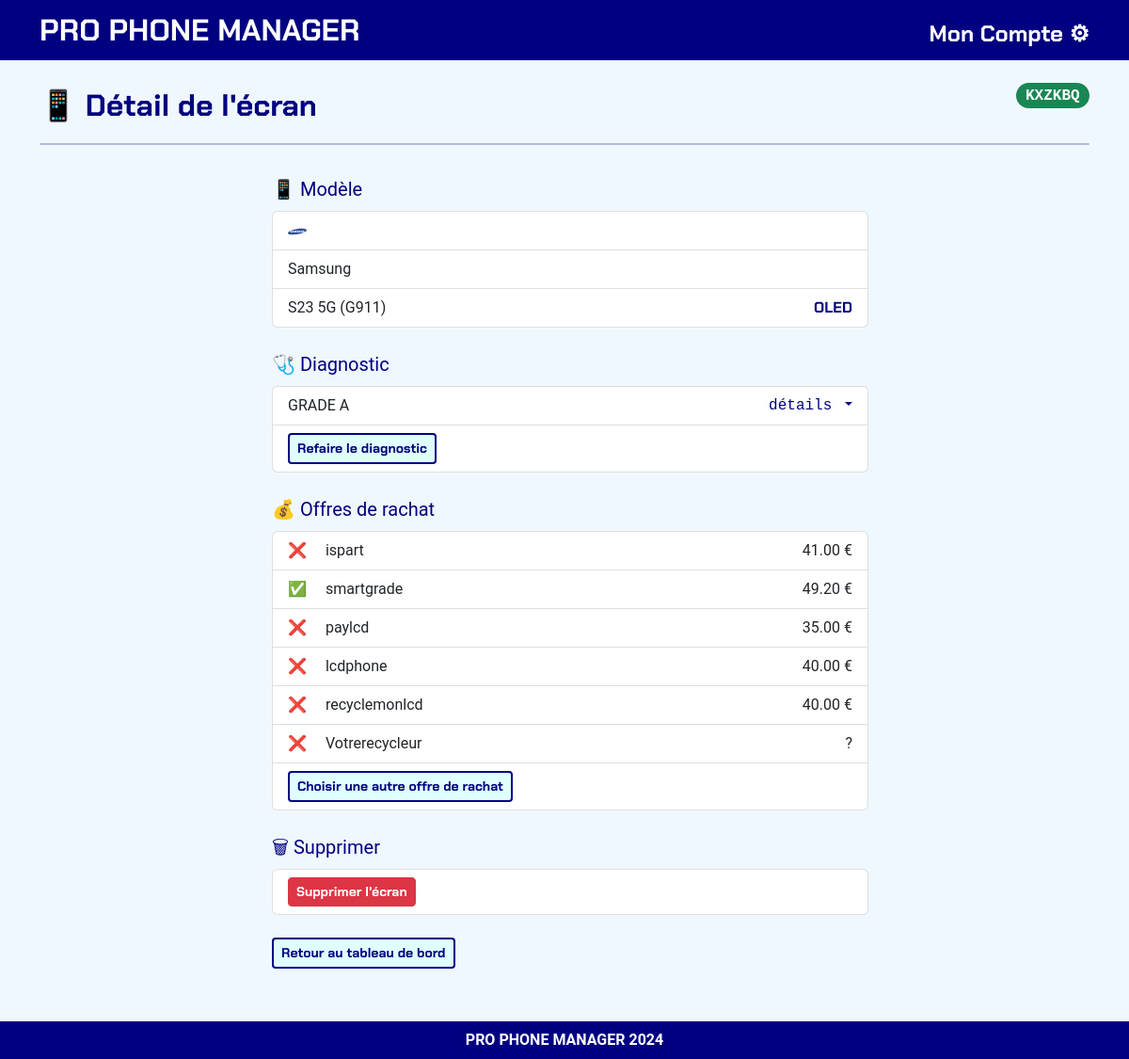
/brokenscreen/detail/KXZKBQ/ (signed in), run on the app's committed database.
### listings/models.py (models this page shows, shortened)
class BrokenScreen(models.Model):
    id = models.AutoField(primary_key=True)
    repairstore = models.ForeignKey(RepairStore, on_delete=models.CASCADE)
    uniquereference = models.OneToOneField(UniqueReference, on_delete=models.CASCADE)
    screenbrand = models.ForeignKey(ScreenBrand, on_delete=models.CASCADE)
    screenmodel = models.ForeignKey(ScreenModel, on_delete=models.CASCADE)
    diag_question_1 = models.TextField(null=True, blank=True)
    diag_question_2 = models.TextField(null=True, blank=True)
    diag_question_3 = models.TextField(null=True, blank=True)
    diag_question_4 = models.TextField(null=True, blank=True)
    diag_question_5 = models.TextField(null=True, blank=True)
    diag_question_6 = models.TextField(null=True, blank=True)
    diag_question_7 = models.TextField(null=True, blank=True)
    diag_question_8 = models.TextField(null=True, blank=True)
    diag_question_9 = models.TextField(null=True, blank=True)
    diag_question_10 = models.TextField(null=True, blank=True)
    diag_response_1 = models.BooleanField(null=True)
    diag_response_2 = models.BooleanField(null=True)
    diag_response_3 = models.BooleanField(null=True)
    diag_response_4 = models.BooleanField(null=True)
    diag_response_5 = models.BooleanField(null=True)
    diag_response_6 = models.BooleanField(null=True)
    diag_response_7 = models.BooleanField(null=True)
    diag_response_8 = models.BooleanField(null=True)
    diag_response_9 = models.BooleanField(null=True)
    diag_response_10 = models.BooleanField(null=True)
    is_diag_done = models.BooleanField(default=False)
    grade = models.CharField(
        max_length=20,
        choices=[
            ('', 'Select Grade'),
            ('A', 'A'),
            ('B', 'B'),
            ('C', 'C'),
            ('D', 'D'),
            ('E', 'E'),
            ('F', 'F'),
            ('G', 'G'),
            ('Fully Broken', 'Fully Broken'),
            ('Aftermarket', 'Aftermarket')
        ],
        default='EN ATTENTE',
    )
    quotations = models.ManyToManyField('RecyclerPricing', related_name='broken_screens')
    recycler = models.ForeignKey(Recycler, on_delete=models.SET_NULL, null=True, blank=True)
    is_attributed = models.BooleanField(default=False)
    price = models.DecimalField(max_digits=10, decimal_places=2, null=True, blank=True)
    is_packed = models.BooleanField(default=False)
    date_joined = models.DateTimeField(default=timezone.now)
    class Meta:
        ordering = ['-date_joined']
    def get_diag_questions_and_responses(self):
        questions_and_responses = [
            (1, getattr(self, 'diag_question_1', ''), getattr(self, 'diag_response_1', '')),
            (2, getattr(self, 'diag_question_2', ''), getattr(self, 'diag_response_2', '')),
            (3, getattr(self, 'diag_question_3', ''), getattr(self, 'diag_response_3', '')),
            (4, getattr(self, 'diag_question_4', ''), getattr(self, 'diag_response_4', '')),
            (5, getattr(self, 'diag_question_5', ''), getattr(self, 'diag_response_5', '')),
            (6, getattr(self, 'diag_question_6', ''), getattr(self, 'diag_response_6', '')),
            (7, getattr(self, 'diag_question_7', ''), getattr(self, 'diag_response_7', '')),
            (8, getattr(self, 'diag_question_8', ''), getattr(self, 'diag_response_8', '')),
            (9, getattr(self, 'diag_question_9', ''), getattr(self, 'diag_response_9', '')),
            (10, getattr(self, 'diag_question_10', ''), getattr(self, 'diag_response_10', '')),
        ]
        return questions_and_responses
    class Meta:
        ordering = ['-date_joined']

class UniqueReference(models.Model):
    repairstore = models.ForeignKey(RepairStore, on_delete=models.CASCADE)
    value = models.CharField(max_length=6, unique=True)
    is_used = models.BooleanField(default=False)
    def __str__(self):
        return self.value

class ScreenBrand(models.Model):
    screenbrand = models.CharField(max_length=25, primary_key=True, null=False, blank=False)
    class Meta:
        ordering = ['screenbrand']
    def __str__(self):
        return self.screenbrand

class ScreenModel(models.Model):
    screenbrand = models.ForeignKey(ScreenBrand, on_delete=models.CASCADE)
    screenmodel = models.CharField(max_length=50)
    is_oled = models.BooleanField(default=False)
    is_3dtouch = models.BooleanField(default=False)
    is_wanted = models.BooleanField(default=False)
    class Meta:
        ordering = ['screenbrand', 'screenmodel']
    def __str__(self):
        return f"{self.screenmodel}"

class RecyclerPricing(models.Model):
    recycler = models.ForeignKey(Recycler, on_delete=models.CASCADE)
    screenbrand = models.ForeignKey(ScreenBrand, on_delete=models.CASCADE)
    screenmodel = models.ForeignKey(ScreenModel, on_delete=models.CASCADE)
    grade = models.CharField(max_length=20, choices=[
        ('A', 'A'),
        ('B', 'B'),
        ('C', 'C'),
        ('D', 'D'),
        ('E', 'E'),
        ('F', 'F'),
        ('G', 'G'),
        ('Fully Broken', 'Fully Broken'),
        ('Aftermarket', 'Aftermarket')
    ])
    price = models.DecimalField(max_digits=10, decimal_places=2)
    class Meta:
        unique_together = ['recycler', 'screenbrand', 'screenmodel', 'grade']

class Recycler(models.Model):
    company_name = models.CharField(max_length=100, verbose_name="Dénomination sociale de l'entreprise", blank=True)
    company_raison_social = models.CharField(max_length=100, verbose_name="Raison sociale", blank=True)
    siren = models.CharField(max_length=15, verbose_name="Numéro siren")
    address = models.TextField(verbose_name="Adresse")
    postal_code = models.CharField(max_length=10, verbose_name="Code postal")
    city = models.CharField(max_length=50, verbose_name="Ville")
    phone_number = models.CharField(max_length=15, verbose_name="Numéro de téléphone")
    url = models.URLField()
    payment_method = models.CharField(max_length=50)
    payment_delay = models.TextField(blank=True, null=True)
    shipping_fee = models.CharField(max_length=50)
    date_joined = models.DateTimeField(default=timezone.now, blank=True, null=True)
    is_us = models.BooleanField(default=False)

### listings/views.py (the view, shortened to what this page needs)
# urls.py: path('brokenscreen/detail/<uniquereference_value>/', BrokenScreenDetail.as_view(), name='broken_screen_detail'),
@method_decorator(login_required, name='dispatch')
class BrokenScreenDetail(View):
    template_name = 'broken_screen_detail.html'
    def get(self, request, *args, **kwargs):
        broken_screen = get_object_or_404(BrokenScreen, uniquereference__value=kwargs['uniquereference_value'], is_packed=False)
        quotations = broken_screen.quotations.filter(grade=broken_screen.grade).all()
        context = {
            'broken_screen': broken_screen,
            'quotations': quotations,
            'recycler': broken_screen.recycler,  # Ajoutez le recycler au contexte
            'diag_questions_and_responses': broken_screen.get_diag_questions_and_responses(),
            'is_oled': broken_screen.screenmodel.is_oled,
        }
        return render(request, self.template_name, context)

### listings/templates/broken_screen_detail.html (shortened to what this page needs)
{% extends "base_webapp.html" %}
{% load static %}
{% block page_title %}
    📱 Détail de l'écran
    <span class="badge rounded-pill float-end font-monospace fs-6 text-bg-{{ broken_screen.uniquereference.value }} bg-success">
        {{ broken_screen.uniquereference.value }}
    </span>
{% endblock page_title %}
{% block page_content %}
<div class="row mb-4 md-mb-5 mb-lg-4">
    <div class="col-12 col-md-8 col-lg-7 mx-auto mb-2 fs-5 text-blue">📱 Modèle</div>
    <div class="col-12 col-md-8 col-lg-7 mx-auto">
        <ul class="list-group">
            <li class="list-group-item">
                <img src="{% static 'img/brand_logos/' %}{{ broken_screen.screenbrand }}.svg" width="20px" height="20px">
            </li>
            <li class="list-group-item fs-6">{{ broken_screen.screenbrand|title }}</li>
            <li class="list-group-item fs-6">
                {{ broken_screen.screenmodel}}
                <span class="fs-6 logo-blue fw-bold float-end">
                    {% if broken_screen.screenmodel.is_oled %}OLED{% else %}LCD{% endif %}
                </span>
            </li>
        </ul>
    </div>
</div>
<div class="row mb-4 md-mb-5 mb-lg-4">
    <div class="col-12 col-md-8 col-lg-7 mx-auto mb-2 fs-5 text-blue">🩺 Diagnostic</div>
    <div class="col-12 col-md-8 col-lg-7 mx-auto">
        <ul class="list-group">
            <li class="list-group-item fs-6">
                <div class="d-flex justify-content-between">
                    <span>GRADE {{ broken_screen.grade }}</span>
                    <span class="float-end font-monospace text-blue fs-6 dropdown-toggle" data-bs-toggle="collapse" href="#collapseQuestions" role="button" aria-expanded="false" aria-controls="collapseQuestions">
                        détails
                    </span>
                </div>
            </li>
            <li class="list-group-item fs-6">
                <div class="d-flex justify-content-between">
                    <button type="button" id="renewDiagnosticBtn" class="btn btn-outline-blue btn-sm" data-bs-toggle="modal" data-bs-target="#refaireDiagnosticModal">
                        Refaire le diagnostic
                    </button>
                </div>
            </li>
        </ul>
    </div>
</div>
<div class="row mb-4 md-mb-5 mb-lg-4">
    <div class="col-12 col-md-8 col-lg-7 mx-auto mb-2 fs-5 text-blue">💰 Offres de rachat</div>
    <div class="col-12 col-md-8 col-lg-7 mx-auto">
        <ul class="list-group">
            {% for quotation in quotations %}
                {% if quotation.price != 0 or not quotation.recycler.is_us %}
                    <li class="list-group-item fs-6">
                        <span class="me-3">{% if broken_screen.recycler == quotation.recycler %} ✅{% else %}❌{% endif %}</span>
                        <span>{{ quotation.recycler.company_name }}</span>
                        {% if quotation.price != 0 %}
                            <span class="float-end">{{ quotation.price }} €</span>
                        {% else %}
                            <span class="float-end">?</span>
                        {% endif %}
                    </li>
                {% endif %}
            {% endfor %}
            <li class="list-group-item fs-6">
                <a href="{% url 'quotation' broken_screen.uniquereference %}" class="btn btn-sm btn-outline-blue">Choisir une autre offre de rachat</a>
            </li>
        </ul>
    </div>
</div>
<div class="row mb-4 md-mb-5 mb-lg-4">
    <div class="col-12 col-md-8 col-lg-7 mx-auto mb-2 fs-5 text-blue">🗑 Supprimer</div>
    <div class="col-12 col-md-8 col-lg-7 mx-auto">
        <ul class="list-group">
            <li class="list-group-item fs-6">
                <a class="btn btn-sm btn-danger" id="delete-tab" data-bs-toggle="modal" data-bs-target="#deleteModal">Supprimer l'écran</a>
            </li>
        </ul>
    </div>
    <div class="col-12 col-md-8 col-lg-7 mx-auto mt-4">
        <a class="btn btn-sm btn-outline-blue" href="{% url 'dashboard' %}">Retour au tableau de bord</a>
    </div>
</div>
{% endblock page_content %}

### listings/static/styles.css (style rules this page uses)
body { font-family: 'Roboto', sans-serif; scroll-behavior: smooth; background-color: AliceBlue; }
a { color:navy; }
.logo-blue { font-family: 'ChakraPetch', sans-serif; color:navy; font-weight: bold; }
.text-blue { color:navy; }
.btn { font-family: 'ChakraPetch', sans-serif; }
.btn-outline-blue { font-family: 'ChakraPetch', sans-serif; color:navy; background-color:LightCyan; border: 2px solid navy; }

### data on the page
BrokenScreen: uniquereference.value "KXZKBQ", screenbrand (picture), screenbrand "Samsung", screenmodel "S23 5G (G911)", grade "A"
RecyclerPricing: recycler.company_name "ispart", price "41.00"
RecyclerPricing: recycler.company_name "smartgrade", price "49.20"
RecyclerPricing: recycler.company_name "paylcd", price "35.00"
RecyclerPricing: recycler.company_name "lcdphone", price "40.00"
RecyclerPricing: recycler.company_name "recyclemonlcd", price "40.00"
